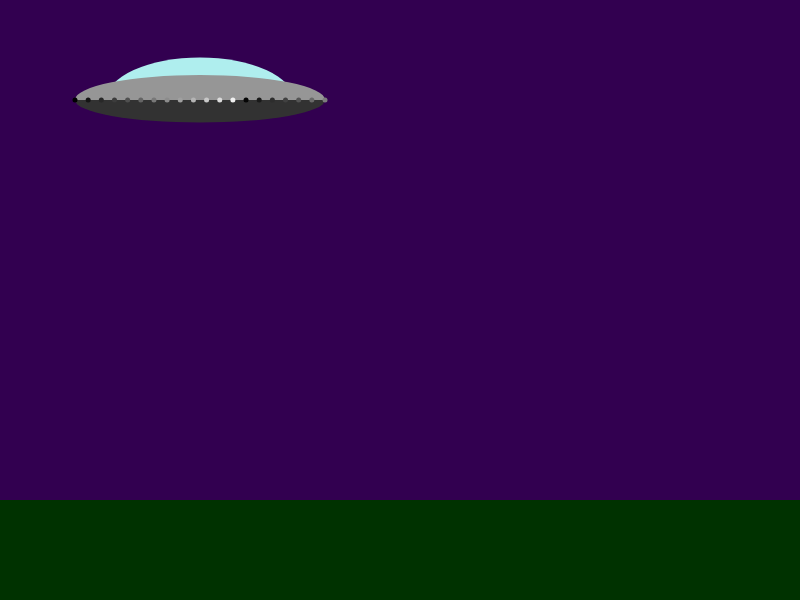
Frame 1 (no input)
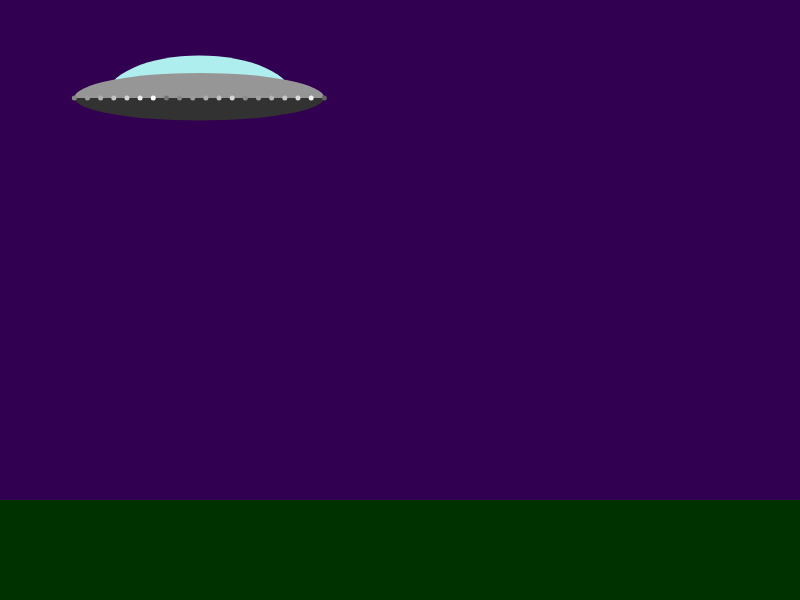
Frame 60 (no input)
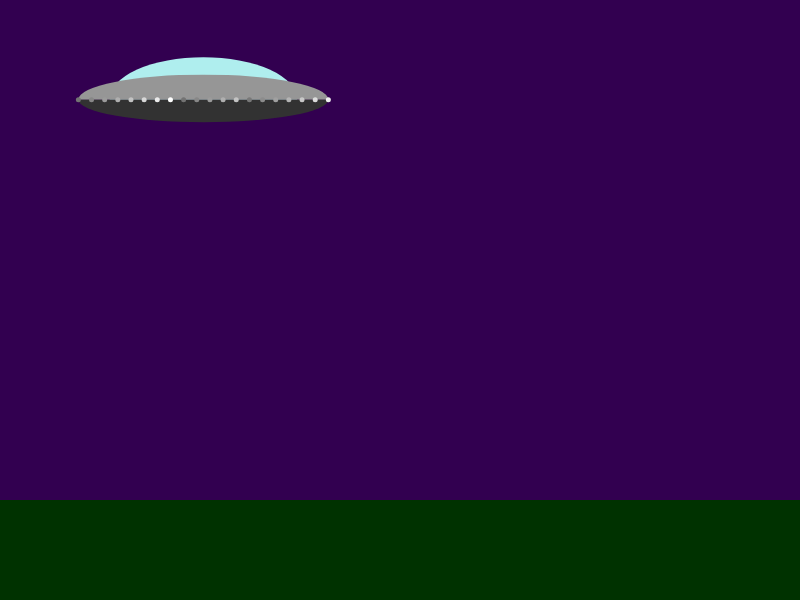
Frame 120 (the mouse pressed at the canvas centre since frame 60)

The p5.js sketch that drew these frames (run headless with seeded random() and noise() and a simulated clock; from frame 60 on, the mouse is pressed at the canvas centre):

// p5.js sketch
// ── sketch.js
//Topic 1.1 
//Object orientation revisted
//part two testeing

var flyingSaucer;

function setup()
{
    createCanvas(800,600);
    noStroke();
    
    flyingSaucer = {
        x: 200,
        y: 100,
        width: 250,
        height: 100,
        window_width: 0.75,
        window_height: 0.85,
        base_height: 0.45,
        num_lights: 20,
        brightnesses: []
    }
    
    
    for(var i = 0; i < flyingSaucer.num_lights; i++)
    {
        flyingSaucer.brightnesses.push((i * 20)%255);
    }
}

function draw()
{
    background(50,0,80);
    
    //draw the ground
    fill(0,50,0);
    rect(0,height - 100, width, 100);
    
    //draw the flying saucer
    
    //draw the window
    fill(175,238,238);
    arc(
        flyingSaucer.x,
        flyingSaucer.y,
        flyingSaucer.width * flyingSaucer.window_width,
        flyingSaucer.height * flyingSaucer.window_height,
        PI,TWO_PI);
    
    //draw the body
    fill(150);
    arc(
        flyingSaucer.x,
        flyingSaucer.y,
        flyingSaucer.width,
        flyingSaucer.height/2,
        PI,TWO_PI);
    
    //draw the base
    fill(50);
    arc(
        flyingSaucer.x,
        flyingSaucer.y,
        flyingSaucer.width,
        flyingSaucer.height * flyingSaucer.base_height,
        0,PI);
    
    //draw the lights
    var incr = (flyingSaucer.width/(flyingSaucer.num_lights -1)); 
    
    for(var i = 0; i < flyingSaucer.num_lights; i++)
    {
        
        var x = flyingSaucer.x - flyingSaucer.width/2 + i * incr;
        fill(flyingSaucer.brightnesses[i]);
        ellipse(
            x,
            flyingSaucer.y,
            5,
            5
        )
        flyingSaucer.brightnesses[i] += 5;
        if(flyingSaucer.brightnesses[i] > 255)
        {
            flyingSaucer.brightnesses[i] = 100;
        }
    }
    
    
    flyingSaucer.x += random(-1,1);
    flyingSaucer.y += random(-1,1);
    
    
}
